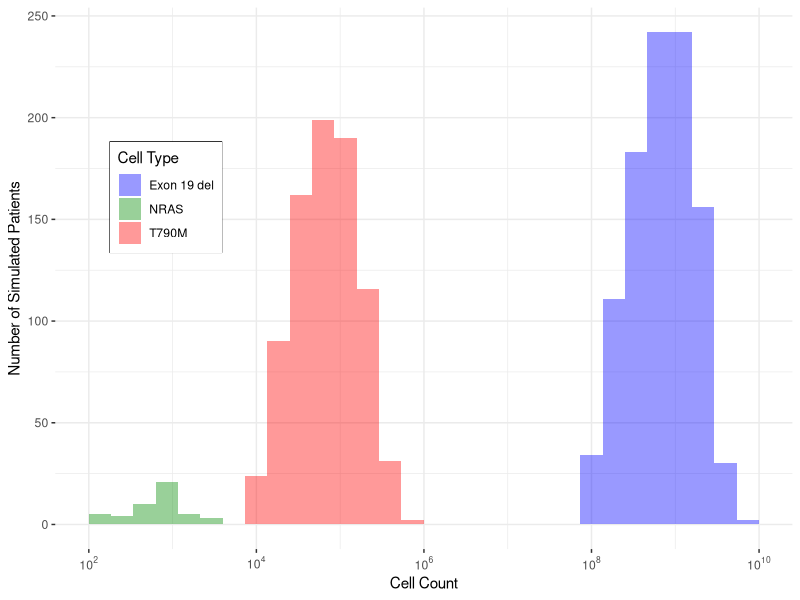
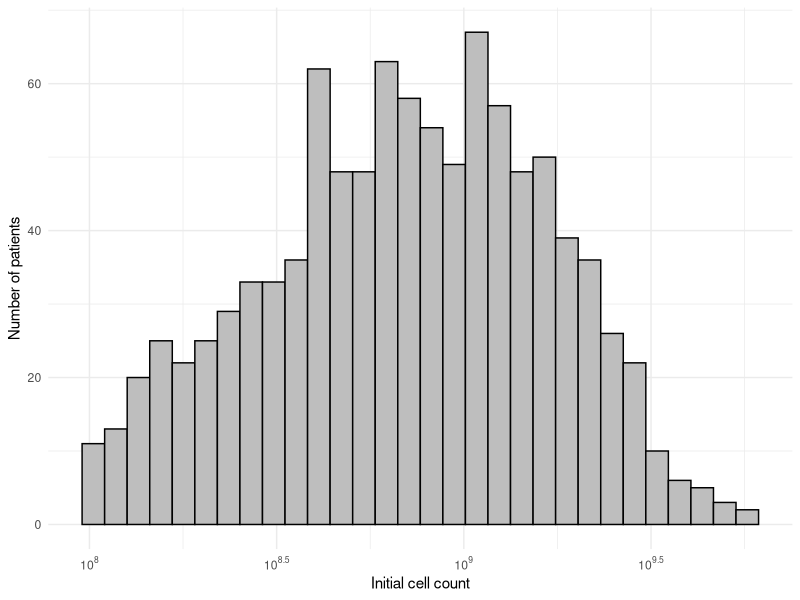
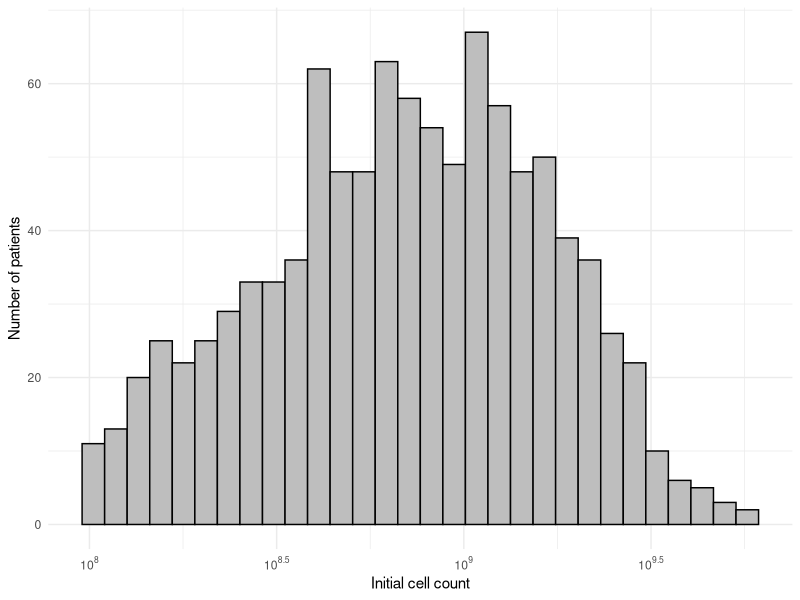

Source code (R) for these figures, in order: (Note: this script raises an error after producing the figures.)
#####
# Author: Kamrine Poels
# Description: Constructs a histogram of the initial cell counts and mutation rates
#####

library(tidyverse)

# Simulate initial conditions
N = 1000
set.seed(548331)
bsld = rexp(N, rate = log(2)/6)+1
n0_init = bsld*10^8
p01 = 10^rnorm(N, -4, .08)*(runif(N)<.8) # 80 % of patients had .001-01% frequency T790m
p02 = 10^rnorm(N, -6, .1)*(runif(N)<.05) # ~1% of patients with NRAS, increased proportion
p03 = rep(0,N) #(rnorm(N, 0.0495, 0.011)/1000)*(runif(N)<.1 | (runif(N)<.4 & p01>0)) # C797s dependent on p01
# Set cell type from initial population and sampled proportion
n1_init = round(n0_init*p01)
n2_init = round(n0_init*p02)
n3_init = round(n0_init*p03)
n0_init = n0_init-n1_init-n2_init-n3_init

initCount = tibble("exon19del" = n0_init, "t790m" = n1_init, "nras" = n2_init, "c797s" = n3_init)
initCount %>% 
  gather(key = "type", value = "count") %>% 
  ggplot(aes(x = count, fill = type)) +
  geom_histogram(position = "identity", alpha = .4) +
  scale_x_log10(breaks = scales::trans_breaks("log10", function(x) 10^x),
                labels = scales::trans_format("log10", scales::math_format(10^.x))) +
  labs(x = "Cell Count",
       y = "Number of Simulated Patients")+
  scale_fill_manual(name = "Cell Type", labels = c("Exon 19 del", "NRAS", "T790M"), 
                    values = c("blue", "green4", "red")) + 
  theme_bw() +
  theme(panel.border = element_blank(),
        legend.position = c(.15,.65),
        legend.box = "vertical",
        legend.box.background = element_rect(colour = "black"))
# ggsave("../initialCount.pdf", width = 6, height = 3)

tibble(ID = 1:N, count = n0_init) %>% 
  ggplot(aes(x =  log(count,10))) +
  geom_histogram(color = "black", fill = "grey") +
  scale_x_continuous(name = "Initial cell count", labels = scales::math_format(expr = 10^.x)) +
  scale_y_continuous("Number of patients") +
  theme_minimal()
ggsave("../Figures/initialCellCount.pdf", width = 6, height = 4)  


#### Mutation rates
# Sample rates for NRAS
munras = (10/6^(1/7))^rnorm(N, -11, 1/qnorm(.995))
# Create data frame with all rates for point mutations
mus = tibble(T790M = 10^rnorm(N, -7, 1/qnorm(.95)),
            NRAS = munras,
            C797S = 10^rnorm(N, -9, 1/qnorm(.95)))
mus %>% 
  gather(key = Mutation, value = Rate) %>% 
  ggplot(aes(x = Rate, fill = Mutation)) +
  geom_density(alpha = .5) +
  scale_x_log10(breaks = trans_breaks("log10", function(x) 10^x),
                labels = trans_format("log10", math_format(10^.x))) +
  labs(y = "Density", title = "Mutation rates per resistance type")
# ggsave("../../Figures/mutationRates.pdf", width = 7, height = 5)
